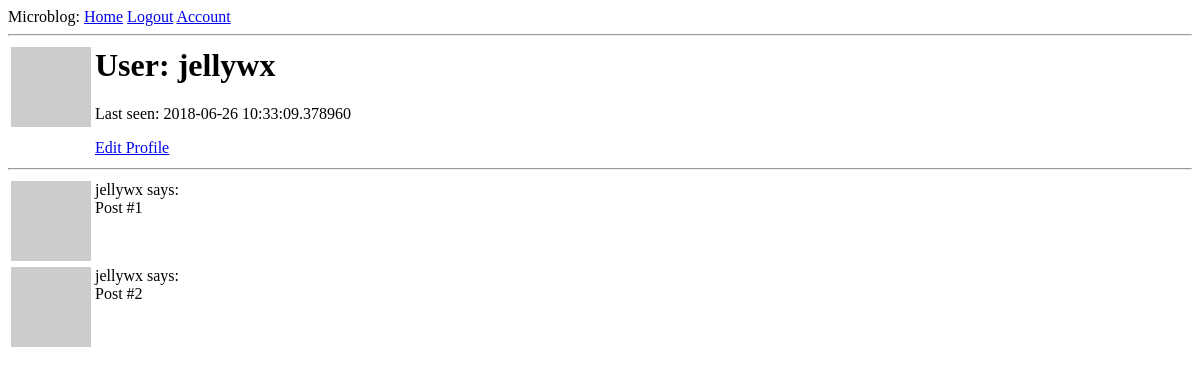
The page /user/jellywx (signed in) on the database as committed earlier.
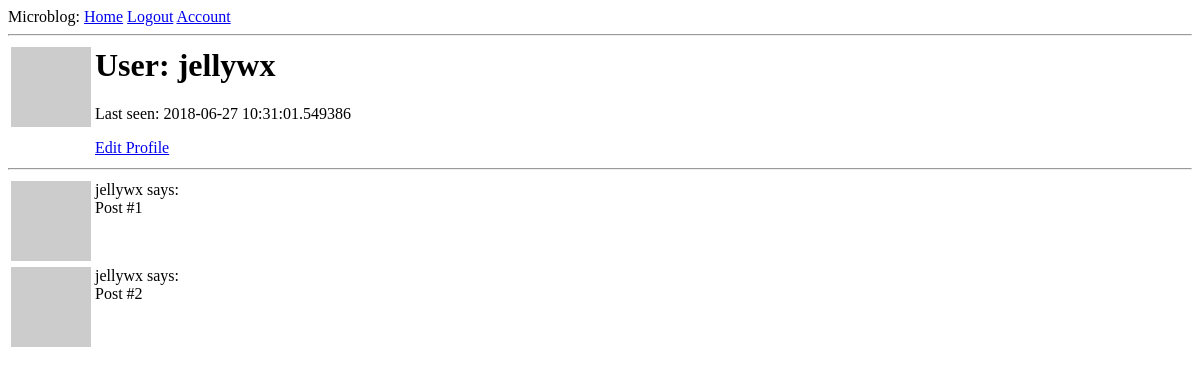
The same page on the database as committed later.
### app/models.py (models this page shows, shortened)
class User(UserMixin, db.Model):
    id = db.Column(db.Integer, primary_key=True)
    username = db.Column(db.String(64), index=True, unique=True)
    email = db.Column(db.String(120), index=True, unique=True)
    password_hash = db.Column(db.String(128))
    about_me = db.Column(db.String(140))
    last_seen = db.Column(db.DateTime, default=datetime.utcnow)
    posts = db.relationship('Post', backref='author', lazy='dynamic')
    followed = db.relationship(
        'User', secondary=followers,
        primaryjoin=(followers.c.follower_id == id),
        secondaryjoin=(followers.c.followed_id == id),
        backref=db.backref('followers', lazy='dynamic'), lazy='dynamic'
    )
    def avatar(self, size=80):
        digest = md5(self.email.lower().encode('utf-8')).hexdigest()
        return 'https://www.gravatar.com/avatar/{}?d=identicon&s={}'.format(digest, size)

### app/routes.py (the view)
@app.route('/user/<username>')
@login_required
def user(username):
    user = User.query.filter_by(username=username).first_or_404()
    posts = [
        {'author' : user, 'body' : 'Post #1'},
        {'author' : user, 'body' : 'Post #2'}
    ]
    return render_template('user.html', user=user, posts=posts)

### app/models.py (called while the page is built)
@login.user_loader
def load_user(id):
    return User.query.get(int(id))

### app/routes.py (called while the page is built)
@app.before_request
def before_request():
    if current_user.is_authenticated:
        current_user.last_seen = datetime.utcnow()
        db.session.commit()

### app/templates/user.html (shortened to what this page needs)
{% extends "base.html" %}
{% block content %}
  <table>
    <tr valign="top">
      <td><img src="{{ user.avatar(128) }}"></img></td>
      <td><h1>User: {{user.username }}</h1>
        {% if user.last_seen %}<p>Last seen: {{ user.last_seen }}</p>{% endif %}
        {% if user.id == current_user.id %}
        <a href="{{ url_for('edit_profile') }}">Edit Profile</a>
        {% endif %}
      </td>
    </tr>
  </table>
  <hr>
  {% for post in posts %}
    {% include "_post.html" %}
  {% endfor %}
{% endblock %}

### app/templates/base.html (shortened to what this page needs)
<html>
<head>
</head>
<body>
  <div>Microblog:
    <a href="{{ url_for('index') }}">Home</a>
    {% if current_user.is_anonymous %}
    <a href=" {{ url_for('login') }}">Login</a>
    <a href=" {{ url_for('register') }}">Register</a>
    {% else %}
    <a href=" {{ url_for('logout') }}">Logout</a>
    <a href=" {{ url_for('user', username=current_user.username) }}">Account</a>
    {% endif %}
  </div>
  <hr>
  {% block content %}{% endblock %}
</body>
</html>

### app/templates/_post.html
<table>
  <tr valign="top">
    <td><img src="{{ post.author.avatar(36) }}"></td>
    <td>{{ post.author.username }} says:<br>{{ post.body }}</td>
  </tr>
</table>

Rows that differ between the two databases and show on the page:
changed User "jellywx": last_seen "2018-06-26 10:33:09.378960" → "2018-06-27 10:31:01.549386"
